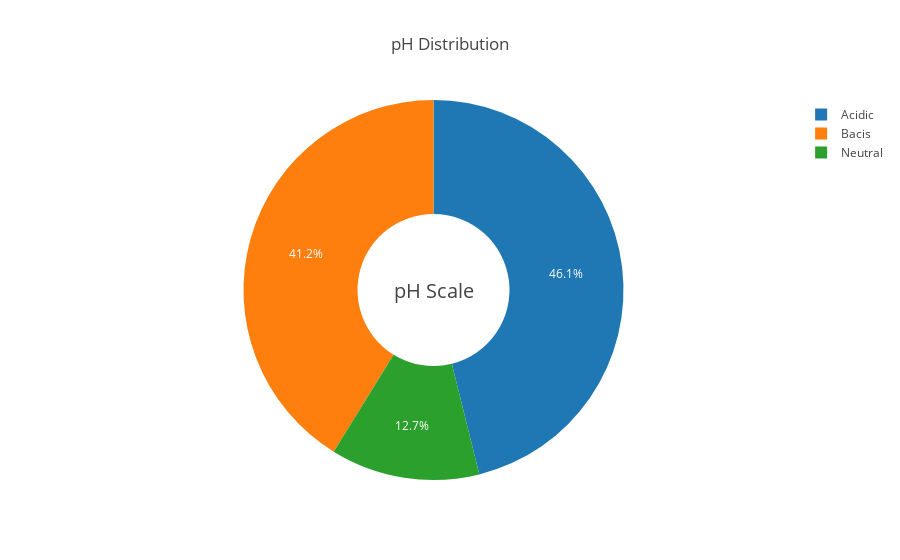

The notebook cell this image was saved under:
### Code cell
##
labels= df_ph['pH_scale'].value_counts().index
values = df_ph['pH_scale'].value_counts().values
fig = {
      "data": [
        {
          "values":values,
          "labels":labels,
          "text":'pH Scale',
          "textposition":"inside",
          #"domain": {"x": [0, .33]},
          "textfont": {'size':12,'color':'white'},  
          "name": 'pH Scale',
          "hoverinfo":"label+percent+name",
          "hole": .4,
          "type": "pie"
        }],
    "layout": {
            "title":"pH Distribution",
            "annotations": [
                {
                    "font": {
                        "size": 20
                    },
                    "showarrow": False,
                    "text": 'pH Scale',
                    "x": 0.50,
                    "y": 0.5
                }]
            }
        }
py.iplot(fig)

### Figure 1 — Plotly figure (JSON) as saved in the notebook; plotly's stock layout.template omitted (floating-point values rounded to 4 significant figures)
{"data": [{"hole": 0.4, "hoverinfo": "label+percent+name", "labels": ["Acidic", "Bacis", "Neutral"], "name": "pH Scale", "text": "pH Scale", "textfont": {"color": "white", "size": 12}, "textposition": "inside", "type": "pie", "values": [157133, 140369, 43192]}], "layout": {"annotations": [{"font": {"size": 20}, "showarrow": false, "text": "pH Scale", "x": 0.5, "y": 0.5}], "title": "pH Distribution"}}
